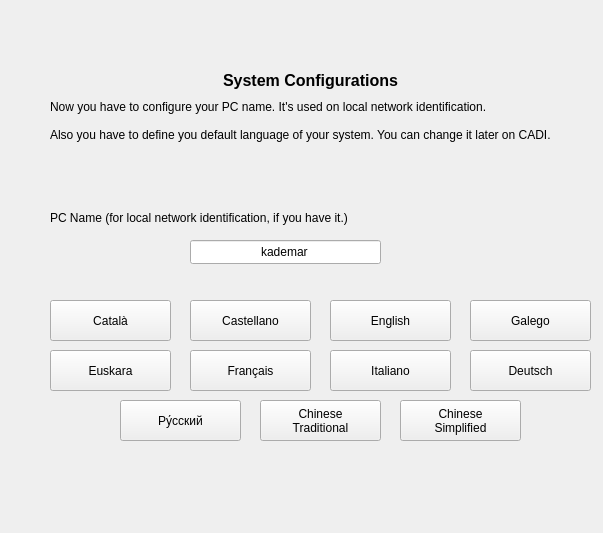
   <widget class="QWidget" name="p_sistema">
    <widget class="QLineEdit" name="t_pc">
     <property name="geometry">
      <rect>
       <x>190</x>
       <y>240</y>
       <width>191</width>
       <height>24</height>
      </rect>
     </property>
     <property name="inputMask">
      <string/>
     </property>
     <property name="text">
      <string>kademar</string>
     </property>
     <property name="alignment">
      <set>Qt::AlignCenter</set>
     </property>
    </widget>
    <widget class="QLabel" name="label_27">
     <property name="geometry">
      <rect>
       <x>50</x>
       <y>100</y>
       <width>511</width>
       <height>91</height>
      </rect>
     </property>
     <property name="text">
      <string>Now you have to configure your PC name. It's used on local network identification.

Also you have to define you default language of your system. You can change it later on CADI.</string>
     </property>
     <property name="alignment">
      <set>Qt::AlignLeading|Qt::AlignLeft|Qt::AlignTop</set>
     </property>
     <property name="wordWrap">
      <bool>true</bool>
     </property>
    </widget>
    <widget class="QPushButton" name="b_cat">
     <property name="geometry">
      <rect>
       <x>50</x>
       <y>300</y>
       <width>121</width>
       <height>41</height>
      </rect>
     </property>
     <property name="text">
      <string>Català</string>
     </property>
     <property name="icon">
      <iconset>
       <normaloff>../../../../../usr/share/kademar/utils/instalador/img/cat.png</normaloff>../../../../../usr/share/kademar/utils/instalador/img/cat.png</iconset>
     </property>
     <property name="iconSize">
      <size>
       <width>22</width>
       <height>22</height>
      </size>
     </property>
     <property name="checkable">
      <bool>true</bool>
     </property>
    </widget>
    <widget class="QLabel" name="l_pc">
     <property name="geometry">
      <rect>
       <x>50</x>
       <y>210</y>
       <width>441</width>
       <height>16</height>
      </rect>
     </property>
     <property name="text">
      <string>PC Name (for local network identification, if you have it.)</string>
     </property>
    </widget>
    <widget class="QLabel" name="l_titol_3">
     <property name="geometry">
      <rect>
       <x>30</x>
       <y>70</y>
       <width>561</width>
       <height>20</height>
      </rect>
     </property>
     <property name="font">
      <font>
       <pointsize>12</pointsize>
       <weight>75</weight>
       <bold>true</bold>
      </font>
     </property>
     <property name="text">
      <string>System Configurations</string>
     </property>
     <property name="alignment">
      <set>Qt::AlignCenter</set>
     </property>
    </widget>
    <widget class="QPushButton" name="b_eng">
     <property name="geometry">
      <rect>
       <x>330</x>
       <y>300</y>
       <width>121</width>
       <height>41</height>
      </rect>
     </property>
     <property name="text">
      <string>English</string>
     </property>
     <property name="icon">
      <iconset>
       <normaloff>../../../../../usr/share/kademar/utils/instalador/img/eng.png</normaloff>../../../../../usr/share/kademar/utils/instalador/img/eng.png</iconset>
     </property>
     <property name="iconSize">
      <size>
       <width>22</width>
       <height>22</height>
      </size>
     </property>
     <property name="checkable">
      <bool>true</bool>
     </property>
    </widget>
    <widget class="QPushButton" name="b_esp">
     <property name="geometry">
      <rect>
       <x>190</x>
       <y>300</y>
       <width>121</width>
       <height>41</height>
      </rect>
     </property>
     <property name="text">
      <string>Castellano</string>
     </property>
     <property name="icon">
      <iconset>
       <normaloff>../../../../../usr/share/kademar/utils/instalador/img/esp.png</normaloff>../../../../../usr/share/kademar/utils/instalador/img/esp.png</iconset>
     </property>
     <property name="iconSize">
      <size>
       <width>22</width>
       <height>22</height>
      </size>
     </property>
     <property name="checkable">
      <bool>true</bool>
     </property>
    </widget>
    <widget class="QLabel" name="l_bandera">
     <property name="geometry">
      <rect>
       <x>290</x>
       <y>460</y>
       <width>64</width>
       <height>64</height>
      </rect>
     </property>
     <property name="text">
      <string/>
     </property>
     <property name="pixmap">
      <pixmap>../../../../../usr/share/kademar/utils/instalador/img/cat.png</pixmap>
     </property>
     <property name="scaledContents">
      <bool>true</bool>
     </property>
    </widget>
    <widget class="QLabel" name="label_5">
     <property name="geometry">
      <rect>
       <x>530</x>
       <y>20</y>
       <width>64</width>
       <height>64</height>
      </rect>
     </property>
     <property name="text">
      <string/>
     </property>
     <property name="pixmap">
      <pixmap>../../../../../usr/share/kademar/utils/instalador/img/system.png</pixmap>
     </property>
    </widget>
    <widget class="QPushButton" name="b_gl">
     <property name="geometry">
      <rect>
       <x>470</x>
       <y>300</y>
       <width>121</width>
       <height>41</height>
      </rect>
     </property>
     <property name="text">
      <string>Galego</string>
     </property>
     <property name="icon">
      <iconset>
       <normaloff>../../../../../usr/share/kademar/utils/instalador/img/gl_ES.png</normaloff>../../../../../usr/share/kademar/utils/instalador/img/gl_ES.png</iconset>
     </property>
     <property name="iconSize">
      <size>
       <width>22</width>
       <height>22</height>
      </size>
     </property>
     <property name="checkable">
      <bool>true</bool>
     </property>
    </widget>
    <widget class="QPushButton" name="b_fr">
     <property name="geometry">
      <rect>
       <x>190</x>
       <y>350</y>
       <width>121</width>
       <height>41</height>
      </rect>
     </property>
     <property name="text">
      <string>Français</string>
     </property>
     <property name="icon">
      <iconset>
       <normaloff>../../../../../usr/share/kademar/utils/instalador/img/fr_FR.png</normaloff>../../../../../usr/share/kademar/utils/instalador/img/fr_FR.png</iconset>
     </property>
     <property name="iconSize">
      <size>
       <width>22</width>
       <height>22</height>
      </size>
     </property>
     <property name="checkable">
      <bool>true</bool>
     </property>
    </widget>
    <widget class="QPushButton" name="b_eu">
     <property name="geometry">
      <rect>
       <x>50</x>
       <y>350</y>
       <width>121</width>
       <height>41</height>
      </rect>
     </property>
     <property name="text">
      <string>Euskara</string>
     </property>
     <property name="icon">
      <iconset>
       <normaloff>../../../../../usr/share/kademar/utils/instalador/img/eu_ES.png</normaloff>../../../../../usr/share/kademar/utils/instalador/img/eu_ES.png</iconset>
     </property>
     <property name="iconSize">
      <size>
       <width>22</width>
       <height>22</height>
      </size>
     </property>
     <property name="checkable">
      <bool>true</bool>
     </property>
    </widget>
    <widget class="QPushButton" name="b_de">
     <property name="geometry">
      <rect>
       <x>470</x>
       <y>350</y>
       <width>121</width>
       <height>41</height>
      </rect>
     </property>
     <property name="text">
      <string>Deutsch</string>
     </property>
     <property name="icon">
      <iconset>
       <normaloff>../../../../../usr/share/kademar/utils/instalador/img/de_DE.png</normaloff>../../../../../usr/share/kademar/utils/instalador/img/de_DE.png</iconset>
     </property>
     <property name="iconSize">
      <size>
       <width>22</width>
       <height>22</height>
      </size>
     </property>
     <property name="checkable">
      <bool>true</bool>
     </property>
    </widget>
    <widget class="QPushButton" name="b_it">
     <property name="geometry">
      <rect>
       <x>330</x>
       <y>350</y>
       <width>121</width>
       <height>41</height>
      </rect>
     </property>
     <property name="text">
      <string>Italiano</string>
     </property>
     <property name="icon">
      <iconset>
       <normaloff>../../../../../usr/share/kademar/utils/instalador/img/it_IT.png</normaloff>../../../../../usr/share/kademar/utils/instalador/img/it_IT.png</iconset>
     </property>
     <property name="iconSize">
      <size>
       <width>22</width>
       <height>22</height>
      </size>
     </property>
     <property name="checkable">
      <bool>true</bool>
     </property>
    </widget>
    <widget class="QPushButton" name="b_ru">
     <property name="geometry">
      <rect>
       <x>120</x>
       <y>400</y>
       <width>121</width>
       <height>41</height>
      </rect>
     </property>
     <property name="text">
      <string>Pу́сский</string>
     </property>
     <property name="icon">
      <iconset>
       <normaloff>../../../../../usr/share/kademar/utils/instalador/img/ru_RU.png</normaloff>../../../../../usr/share/kademar/utils/instalador/img/ru_RU.png</iconset>
     </property>
     <property name="iconSize">
      <size>
       <width>22</width>
       <height>22</height>
      </size>
     </property>
     <property name="checkable">
      <bool>true</bool>
     </property>
    </widget>
    <widget class="QPushButton" name="b_zh_tw">
     <property name="geometry">
      <rect>
       <x>260</x>
       <y>400</y>
       <width>121</width>
       <height>41</height>
      </rect>
     </property>
     <property name="text">
      <string>Chinese
Traditional</string>
     </property>
     <property name="icon">
      <iconset>
       <normaloff>../../../../../usr/share/kademar/utils/instalador/img/zh_CN.png</normaloff>../../../../../usr/share/kademar/utils/instalador/img/zh_CN.png</iconset>
     </property>
     <property name="iconSize">
      <size>
       <width>22</width>
       <height>22</height>
      </size>
     </property>
     <property name="checkable">
      <bool>true</bool>
     </property>
    </widget>
    <widget class="QPushButton" name="b_zh_cn">
     <property name="geometry">
      <rect>
       <x>400</x>
       <y>400</y>
       <width>121</width>
       <height>41</height>
      </rect>
     </property>
     <property name="text">
      <string>Chinese
Simplified</string>
     </property>
     <property name="icon">
      <iconset>
       <normaloff>../../../../../usr/share/kademar/utils/instalador/img/zh_CN.png</normaloff>../../../../../usr/share/kademar/utils/instalador/img/zh_CN.png</iconset>
     </property>
     <property name="iconSize">
      <size>
       <width>22</width>
       <height>22</height>
      </size>
     </property>
     <property name="checkable">
      <bool>true</bool>
     </property>
    </widget>
   </widget>
